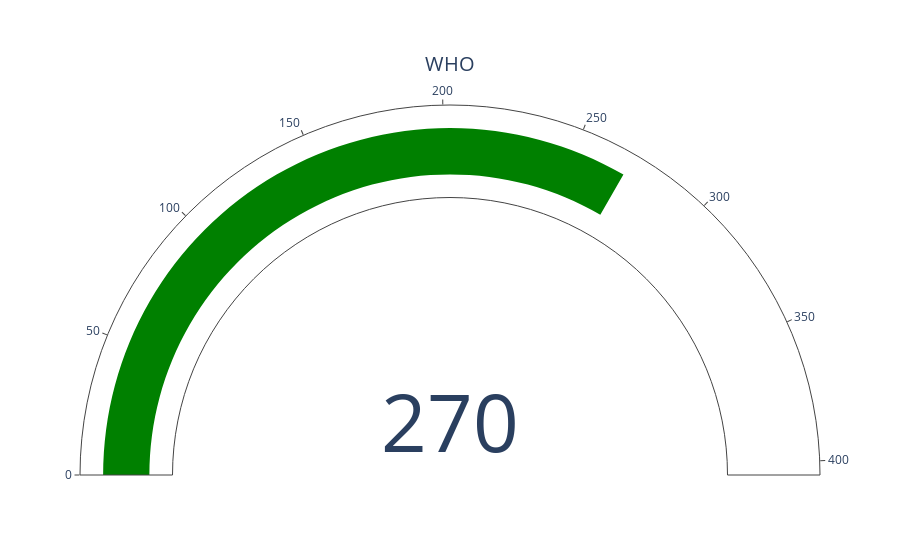

Write notebook code for a chart like this one.
### Code cell
feature_rangetuple (min, max), default=(0, 1)

### Figure 1 — Plotly figure (JSON) as saved in the notebook; plotly's stock layout.template omitted (floating-point values rounded to 4 significant figures)
{"data": [{"domain": {"x": [0, 1], "y": [0, 1]}, "mode": "gauge+number", "title": {"text": "WHO"}, "type": "indicator", "value": 270}], "layout": {"autosize": true}}
